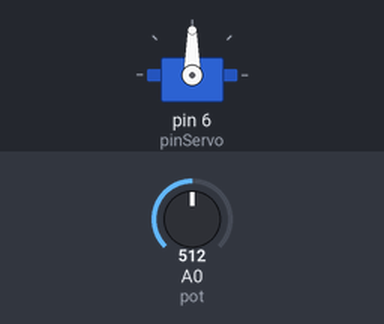
The sketch below on a simulated Arduino Uno, built with avr-gcc and run on an emulated ATmega328P. Shown: servo. Inputs (shaded band) come from the test bench; at power-on: A0 (pot) = 512.

Above: at 1.2 s.
1.3 s: A0 (pot) set to 716
At 2.4 s:
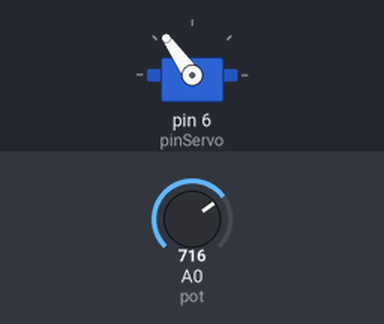
2.8 s: A0 (pot) set to 900
At 3.4 s:
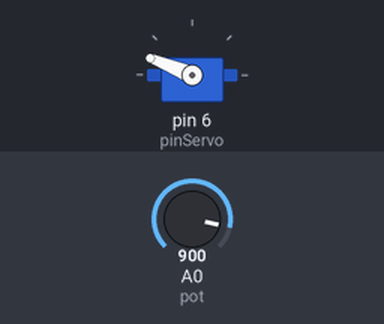
4.3 s: A0 (pot) set to 1010
At 5.5 s:
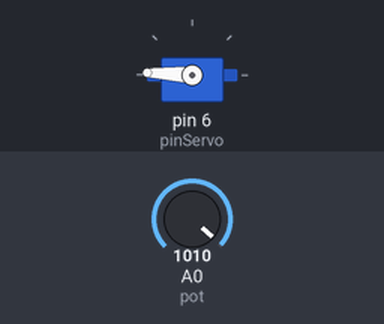
5.8 s: A0 (pot) set to 1023
At 6.7 s:
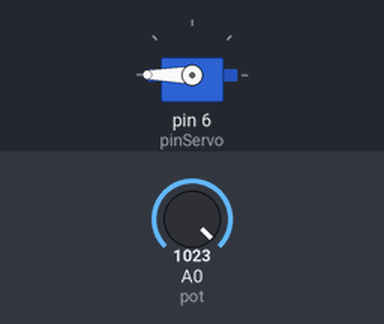
7.3 s: A0 (pot) set to 306
At 7.7 s:
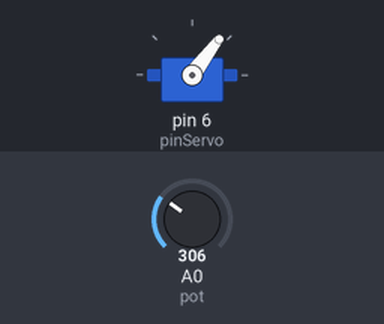
Timing chart, 0 to 9.8 s (numbered marks = the images above; inputs shaded):
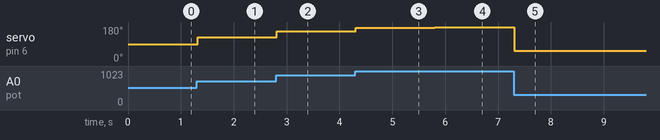

The sketch:

servo_pot.ino
```cpp
#include <Servo.h>

int pinServo = 6;
int pulsoMin = 1000;
int pulsoMax = 2000;
int valorPot;
int angulo;
int pot = 0;

Servo servo;

void setup() {
  servo.attach(pinServo, pulsoMin, pulsoMax);
}

void loop() {
  valorPot = analogRead(pot);
  angulo = map(valorPot,0,1023,0,180);
  servo.write(angulo);
  delay(20);
}
```

Measured:
- after the input at 1.3 s, servo on pin 6 (pinServo): 90° → 125° at once
- after the input at 2.8 s, servo on pin 6 (pinServo): 125° → 158° at once
- after the input at 4.3 s, servo on pin 6 (pinServo): 158° → 177° at once
- after the input at 5.8 s, servo on pin 6 (pinServo): 177° → 180° at once
- after the input at 7.3 s, servo on pin 6 (pinServo): 180° → 53° at once
